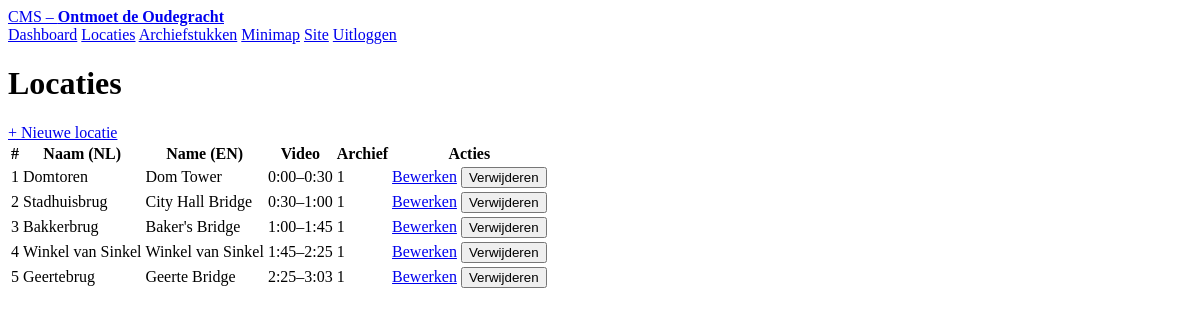
The app's page /cms/locaties.php (signed in), older data.
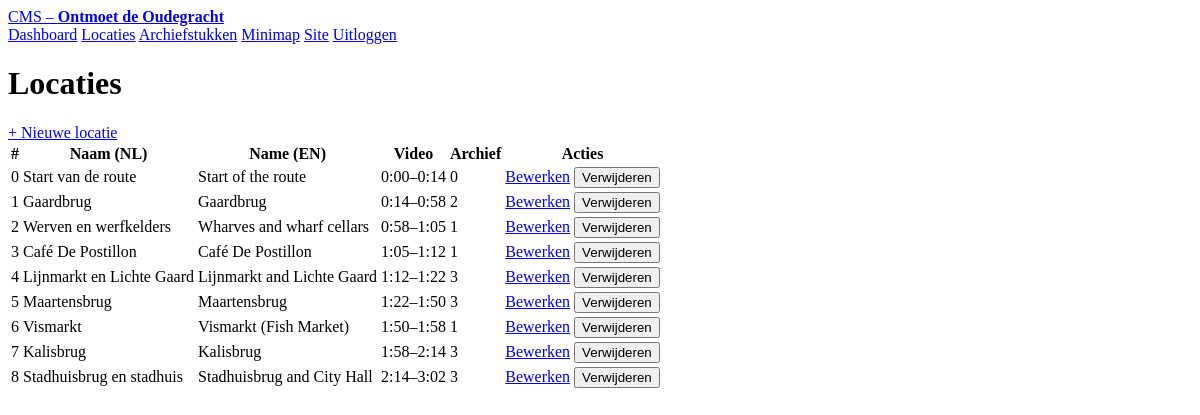
The same page, newer data.
### tables this page shows
CREATE TABLE locations (
    id              INT UNSIGNED NOT NULL AUTO_INCREMENT,
    slug            VARCHAR(80)  NOT NULL,
    video_start_sec DECIMAL(6,2) NOT NULL DEFAULT 0,
    video_end_sec   DECIMAL(6,2) NOT NULL DEFAULT 0,
    map_x_pct       DECIMAL(5,2) NOT NULL DEFAULT 50,
    map_y_pct       DECIMAL(5,2) NOT NULL DEFAULT 50,
    sort_order      INT NOT NULL DEFAULT 0,
    created_at      DATETIME NOT NULL DEFAULT CURRENT_TIMESTAMP,
    PRIMARY KEY (id),
    UNIQUE KEY uq_locations_slug (slug),
    KEY ix_locations_sort (sort_order)
);

CREATE TABLE location_i18n (
    location_id       INT UNSIGNED NOT NULL,
    lang              ENUM('nl','en') NOT NULL,
    name              VARCHAR(190) NOT NULL,
    short_description TEXT NOT NULL,           
    archive_text      TEXT NULL,               
    PRIMARY KEY (location_id, lang),
    CONSTRAINT fk_loc_i18n_location FOREIGN KEY (location_id)
        REFERENCES locations(id) ON DELETE CASCADE
);

### includes/db.php (called while the page is built, shortened)
<?php
function db(): PDO {
    static $pdo = null;
    if ($pdo === null) {
        $dsn = sprintf(
            'mysql:host=%s;port=%d;dbname=%s;charset=utf8mb4',
            DB_HOST, DB_PORT, DB_NAME
        );
        $pdo = new PDO($dsn, DB_USER, DB_PASS, [
            PDO::ATTR_ERRMODE            => PDO::ERRMODE_EXCEPTION,
            PDO::ATTR_DEFAULT_FETCH_MODE => PDO::FETCH_ASSOC,
            PDO::ATTR_EMULATE_PREPARES   => false,
        ]);
    }
    return $pdo;
}
function q(string $sql, array $params = []): PDOStatement {
    $stmt = db()->prepare($sql);
    $stmt->execute($params);
    return $stmt;
}

### includes/i18n.php (called while the page is built, shortened)
<?php
function e(string $raw): string {
    return htmlspecialchars($raw, ENT_QUOTES, 'UTF-8');
}

### includes/time.php (called while the page is built, shortened)
<?php
function format_time(float $seconds): string
{
    $s = (int) round(max(0, $seconds));
    return sprintf('%d:%02d', intdiv($s, 60), $s % 60);
}

### cms/locaties.php (the view, shortened to what this page needs)
<?php
$rows = q(
    "SELECT l.id, l.slug, l.video_start_sec, l.video_end_sec, l.sort_order,
            i.name AS name_nl,
            e.name AS name_en,
            (SELECT COUNT(*) FROM archive_items a WHERE a.location_id = l.id) AS n_items
     FROM locations l
     LEFT JOIN location_i18n i ON i.location_id = l.id AND i.lang='nl'
     LEFT JOIN location_i18n e ON e.location_id = l.id AND e.lang='en'
     ORDER BY l.sort_order, l.video_start_sec"
)->fetchAll();
require __DIR__ . '/_layout.php';
?>
<div class="cms-card">
    <div class="cms-flex">
        <h1>Locaties</h1>
        <a href="/cms/locatie-form.php" class="cms-button">+ Nieuwe locatie</a>
    </div>
    <table class="cms-table">
        <thead>
            <tr>
                <th>#</th>
                <th>Naam (NL)</th>
                <th>Name (EN)</th>
                <th>Video</th>
                <th>Archief</th>
                <th>Acties</th>
            </tr>
        </thead>
        <tbody>
            <?php foreach ($rows as $r): ?>
                <tr>
                    <td><?= (int)$r['sort_order'] ?></td>
                    <td><?= e($r['name_nl'] ?? '—') ?></td>
                    <td><?= e($r['name_en'] ?? '—') ?></td>
                    <td><?= e(format_time((float)$r['video_start_sec'])) ?>–<?= e(format_time((float)$r['video_end_sec'])) ?></td>
                    <td><?= (int)$r['n_items'] ?></td>
                    <td>
                        <a href="/cms/locatie-form.php?id=<?= (int)$r['id'] ?>" class="cms-button cms-button--ghost">Bewerken</a>
                        <form method="post" action="/cms/locatie-delete.php" style="display:inline" data-confirm="Weet je zeker dat je '<?= e($r['name_nl'] ?? $r['slug']) ?>' wilt verwijderen? Alle gekoppelde archiefstukken gaan ook weg.">
                            <button type="submit" class="cms-button cms-button--danger">Verwijderen</button>
                        </form>
                    </td>
                </tr>
            <?php endforeach; ?>
        </tbody>
    </table>
</div>
<?php require __DIR__ . '/_footer.php'; ?>

### cms/_layout.php (shortened to what this page needs)
<!doctype html>
<html lang="nl">
<head>
</head>
<body class="cms-body">
<div class="cms-shell">
    <header class="cms-header">
        <a class="cms-header__brand" href="/cms/">CMS – <strong>Ontmoet de Oudegracht</strong></a>
        <nav class="cms-header__nav">
            <a href="/cms/">Dashboard</a>
            <a href="/cms/locaties.php">Locaties</a>
            <a href="/cms/archiefstukken.php">Archiefstukken</a>
            <a href="/cms/minimap-focus.php">Minimap</a>
            <a href="/" target="_blank">Site</a>
            <a href="/cms/logout.php">Uitloggen</a>
        </nav>
    </header>

### cms/_footer.php
</div>
</body>
</html>

### src/css/cms.css (style rules this page uses)
:root { --green: #166a5a; --green-dark: #247065; --red: #e44421; --red-deep: #d72f19; --red-light: #f5c4ba; --red-dark: #8e1c0e; --gray: #f5f5f5; }
body.cms-body { background: var(--gray); font-family: system-ui, Arial, sans-serif; margin: 0; padding: 0; color: #000; }
.cms-shell { max-width: 1100px; margin: 0 auto; padding: 2rem 1.5rem; }
.cms-header { display: flex; align-items: center; justify-content: space-between; padding-bottom: 1rem; border-bottom: 3px solid var(--green-dark); margin-bottom: 2rem; }
.cms-header__brand { font-size: 1.3rem; text-decoration: none; color: #000; font-weight: 700; }
.cms-header__brand strong { color: var(--red); }
.cms-header__nav a { color: #000; margin-left: 1.25rem; text-decoration: none; font-weight: 600; }
.cms-card { background: #fff; padding: 1.5rem 1.75rem; margin-bottom: 1.5rem; box-shadow: 0 2px 6px rgba(0, 0, 0, 0.08); }
.cms-card h1, .cms-card h2 { margin: 0 0 1rem; color: var(--green); font-weight: 700; }
.cms-card h1 { font-size: 1.5rem; }
.cms-flex { display: flex; align-items: center; justify-content: space-between; gap: 1rem; margin-bottom: 1rem; }
.cms-table { width: 100%; border-collapse: collapse; }
.cms-table th, .cms-table td { padding: 0.7rem 0.75rem; border-bottom: 1px solid #eee; text-align: left; }
.cms-table th { background: var(--gray); font-size: 0.78rem; text-transform: uppercase; letter-spacing: 0.05em; font-weight: 700; }
.cms-table tr:last-child td { border-bottom: 0; }
.cms-button { display: inline-block; background: var(--red); color: #fff; border: none; padding: 0.55rem 1.1rem; font-size: 0.95rem; font-weight: 600; cursor: pointer; text-decoration: none; margin-right: 0.3rem; border-radius: 4px; font-family: inherit; }
.cms-button--ghost { background: transparent; color: #000; border: 1px solid #ccc; }
.cms-button--danger { background: #7a1f10; }

Row changes from the older to the newer data that the page shows:
added locations: sort_order "0", location_i18n.name "Start van de route", location_i18n.name "Start of the route", video_start_sec "0:00", video_end_sec "0:14", n_items "0"
changed locations: location_i18n.name "Domtoren" → "Gaardbrug"; location_i18n.name "Dom Tower" → "Gaardbrug"; video_start_sec "0:00" → "0:14"; video_end_sec "0:30" → "0:58"; n_items "1" → "2"
changed locations: location_i18n.name "Stadhuisbrug" → "Werven en werfkelders"; location_i18n.name "City Hall Bridge" → "Wharves and wharf cellars"; video_start_sec "0:30" → "0:58"; video_end_sec "1:00" → "1:05"
changed locations: location_i18n.name "Bakkerbrug" → "Café De Postillon"; location_i18n.name "Baker's Bridge" → "Café De Postillon"; video_start_sec "1:00" → "1:05"; video_end_sec "1:45" → "1:12"
changed locations: location_i18n.name "Winkel van Sinkel" → "Lijnmarkt en Lichte Gaard"; location_i18n.name "Winkel van Sinkel" → "Lijnmarkt and Lichte Gaard"; video_start_sec "1:45" → "1:12"; video_end_sec "2:25" → "1:22"; n_items "1" → "3"
changed locations: location_i18n.name "Geertebrug" → "Maartensbrug"; location_i18n.name "Geerte Bridge" → "Maartensbrug"; video_start_sec "2:25" → "1:22"; video_end_sec "3:03" → "1:50"; n_items "1" → "3"
added locations: sort_order "6", location_i18n.name "Vismarkt", location_i18n.name "Vismarkt (Fish Market)", video_start_sec "1:50", video_end_sec "1:58", n_items "1"
added locations: sort_order "7", location_i18n.name "Kalisbrug", video_start_sec "1:58", video_end_sec "2:14", n_items "3"
added locations: sort_order "8", location_i18n.name "Stadhuisbrug en stadhuis", location_i18n.name "Stadhuisbrug and City Hall", video_start_sec "2:14", video_end_sec "3:02", n_items "3"
